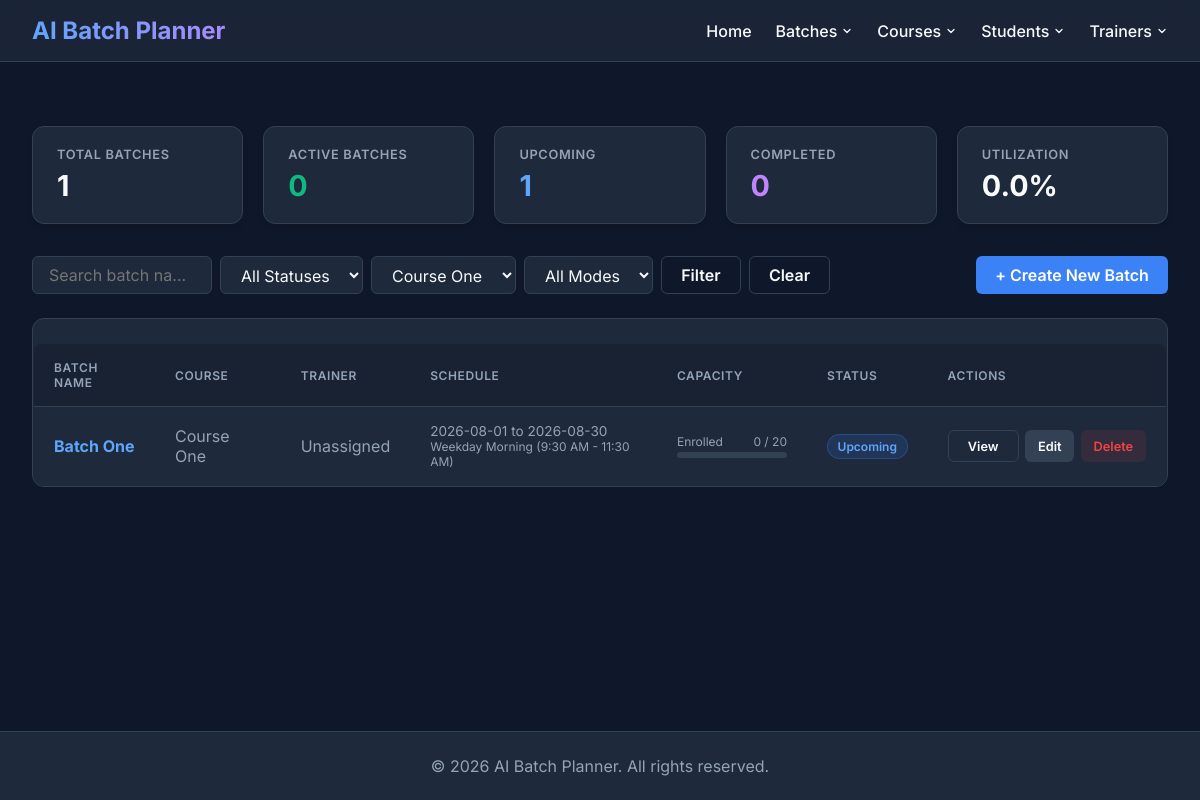
/batches?course_id=92, run on the app's committed database.
### tables this page shows
CREATE TABLE batch (
    batch_id INTEGER PRIMARY KEY AUTOINCREMENT,
    batch_code TEXT NOT NULL UNIQUE,
    batch_name TEXT NOT NULL,
    course_id INTEGER NOT NULL,
    trainer_id INTEGER,
    start_date TEXT NOT NULL,
    end_date TEXT NOT NULL,
    slot_type TEXT NOT NULL CHECK(slot_type IN (
        'Weekday Morning (9:30 AM - 11:30 AM)',
        'Weekday Midday (11:45 AM - 1:45 PM)',
        'Weekday Afternoon (2:45 PM - 4:45 PM)',
        'Weekday Evening (5:00 PM - 7:00 PM)',
        'Weekend Full Day (10:00 AM - 4:00 PM)',
        'Custom'
    )),
    start_time TEXT,
    end_time TEXT,
    mode TEXT NOT NULL DEFAULT 'Offline' CHECK(mode IN ('Online', 'Offline', 'Hybrid')),
    location TEXT,
    max_capacity INTEGER NOT NULL DEFAULT 30 CHECK(max_capacity > 0),
    enrolled_count INTEGER NOT NULL DEFAULT 0 CHECK(enrolled_count >= 0),
    status TEXT NOT NULL DEFAULT 'Upcoming' CHECK(status IN ('Upcoming', 'In Progress', 'Completed', 'On Hold', 'Cancelled')),
    description TEXT,
    created_at TIMESTAMP DEFAULT CURRENT_TIMESTAMP,
    updated_at TIMESTAMP DEFAULT CURRENT_TIMESTAMP,
    created_by TEXT,
    updated_by TEXT,
    FOREIGN KEY (course_id) REFERENCES Course(id) ON DELETE RESTRICT,
    FOREIGN KEY (trainer_id) REFERENCES trainer(trainer_id) ON DELETE SET NULL
);

### routes/batch_routes.py (the view)
@batch_bp.route("/batches")
def list_batches():
    status = request.args.get("status")
    course_id = request.args.get("course_id")
    trainer_id = request.args.get("trainer_id")
    mode = request.args.get("mode")
    search = request.args.get("search")
    batches = batch_service.get_all_batches(
        status=status,
        course_id=course_id,
        trainer_id=trainer_id,
        mode=mode,
        search=search
    )
    stats = batch_service.get_statistics()
    courses = course_service.get_active_courses()
    trainers = [t for t in get_all_trainers() if t.get('status') == 'Active']
    return render_template(
        "batches.html",
        batches=batches,
        stats=stats,
        courses=courses,
        trainers=trainers,
        selected_status=status or "",
        selected_course=course_id or "",
        selected_trainer=trainer_id or "",
        selected_mode=mode or "",
        search_query=search or ""
    )

### database/db.py (called while the page is built)
def get_connection():
    connection = sqlite3.connect(DATABASE_NAME)
    connection.row_factory = sqlite3.Row
    connection.execute("PRAGMA foreign_keys = ON")
    return connection

### models/batch.py (called while the page is built)
    def get_connection(self):
        conn = sqlite3.connect(DB_PATH)
        conn.row_factory = sqlite3.Row
        conn.execute("PRAGMA foreign_keys = ON")
        return conn

### models/course.py (called while the page is built)
    def get_connection(self):
        conn = sqlite3.connect(DB_PATH)
        conn.row_factory = sqlite3.Row
        return conn

    def get_active_courses(self):
        return self.get_courses_by_status("Active")

    def get_courses_by_status(self, status):
        conn = self.get_connection()
        rows = conn.execute("SELECT * FROM Course WHERE status=? ORDER BY course_name",(status,)).fetchall()
        conn.close()
        return [dict(r) for r in rows]

### models/trainer.py (called while the page is built)
def get_all_trainers():
    connection = get_connection()
    try:
        cursor = connection.cursor()
        query = """
            SELECT
                trainer_id,
                full_name,
                email,
                phone,
                skills,
                qualifications,
                experience,
                date_of_joining,
                previous_experience,
                status,
                created_at,
                updated_at,
                created_by,
                updated_by
            FROM trainer
            ORDER BY full_name ASC
        """
        cursor.execute(query)
        return cursor.fetchall()
    finally:
        connection.close()

### services/batch_service.py (called while the page is built)
    def get_all_batches(self, status=None, course_id=None, trainer_id=None, mode=None, search=None):
        return self.batch_model.get_all_batches(
            status=status,
            course_id=course_id,
            trainer_id=trainer_id,
            mode=mode,
            search=search
        )

    def get_statistics(self):
        return self.batch_model.get_statistics()

### services/course_service.py (called while the page is built)
    def get_active_courses(self):
        return self.course_model.get_active_courses()

### templates/batches.html (shortened to what this page needs)
{% extends 'base.html' %}
{% block content %}
<div class="stats-grid">
    <div class="stat-card">
        <div class="stat-title">Total Batches</div>
        <div class="stat-value">{{ stats.total_batches }}</div>
    </div>
    <div class="stat-card">
        <div class="stat-title">Active Batches</div>
        <div class="stat-value" style="color: var(--success);">{{ stats.active_batches }}</div>
    </div>
    <div class="stat-card">
        <div class="stat-title">Upcoming</div>
        <div class="stat-value" style="color: #60a5fa;">{{ stats.upcoming_batches }}</div>
    </div>
    <div class="stat-card">
        <div class="stat-title">Completed</div>
        <div class="stat-value" style="color: #c084fc;">{{ stats.completed_batches }}</div>
    </div>
    <div class="stat-card">
        <div class="stat-title">Utilization</div>
        <div class="stat-value">{{ stats.capacity_utilization }}%</div>
    </div>
</div>
<div class="toolbar">
    <form class="search-form" action="{{ url_for('batch_bp.list_batches') }}" method="GET">
        <input type="text" name="search" class="input-control" placeholder="Search batch name..."
            value="{{ search_query }}">
        <select name="status" class="input-control">
            <option value="">All Statuses</option>
        </select>
        <select name="course_id" class="input-control">
            {% for c in courses %}
            <option value="{{ c.id }}" {% if selected_course == c.id|string %}selected{% endif %}>{{ c.course_name }}</option>
            {% endfor %}
        </select>
        <select name="mode" class="input-control">
            <option value="">All Modes</option>
        </select>
        <button type="submit" class="btn btn-outline">Filter</button>
        {% if search_query or selected_status or selected_course or selected_mode %}
        <a href="{{ url_for('batch_bp.list_batches') }}" class="btn btn-outline">Clear</a>
        {% endif %}
    </form>
    <a href="{{ url_for('batch_bp.create_batch') }}" class="btn btn-primary">+ Create New Batch</a>
</div>
<div class="table-container">
    <table class="data-table">
        <thead>
            <tr>
                <th>Batch Name</th>
                <th>Course</th>
                <th>Trainer</th>
                <th>Schedule</th>
                <th>Capacity</th>
                <th>Status</th>
                <th>Actions</th>
            </tr>
        </thead>
        <tbody>
            {% for batch in batches %}
            <tr>
                <td style="font-weight: 500;">
                    <a href="{{ url_for('batch_bp.view_batch_details', batch_id=batch.batch_id) }}" class="batch-code-link">
                        {{ batch.batch_name }}
                    </a>
                </td>
                <td>{{ batch.course_name or 'Unassigned' }}</td>
                <td>{{ batch.trainer_name or 'Unassigned' }}</td>
                <td style="font-size: 0.85rem;">
                    <div>{{ batch.start_date }} to {{ batch.end_date }}</div>
                    <div style="color: var(--text-muted); font-size: 0.75rem;">{{ batch.slot_type }}</div>
                </td>
                <td>
                    <div class="capacity-wrapper">
                        <div class="capacity-label">
                            <span>Enrolled</span>
                            <span>{{ batch.enrolled_count }} / {{ batch.max_capacity }}</span>
                        </div>
                        {% set pct = (batch.enrolled_count / batch.max_capacity * 100)|round|int if batch.max_capacity > 0 else 0 %}
                        <div class="progress-bar-bg">
                        </div>
                    </div>
                </td>
                <td>
                    {% set status_class = 'status-' ~ batch.status.lower().replace(' ', '-') %}
                    <span class="badge {{ status_class }}">{{ batch.status }}</span>
                </td>
                <td>
                    <div class="actions-group">
                        <a href="{{ url_for('batch_bp.view_batch_details', batch_id=batch.batch_id) }}" class="btn btn-outline" style="height: 32px; font-size: 0.8rem;">View</a>
                        <a href="{{ url_for('batch_bp.edit_batch', batch_id=batch.batch_id) }}" class="btn btn-secondary" style="height: 32px; font-size: 0.8rem;">Edit</a>
                        <form action="{{ url_for('batch_bp.delete_batch', batch_id=batch.batch_id) }}" method="POST" onsubmit="return confirm('Are you sure you want to delete this batch?');">
                            <button type="submit" class="btn btn-danger" style="height: 32px; font-size: 0.8rem;">Delete</button>
                        </form>
                    </div>
                </td>
            </tr>
            {% else %}
            <tr>
                <td colspan="7" style="text-align: center; color: var(--text-muted); padding: 3rem;">
                    No batches found. Click <strong>+ Create New Batch</strong> to get started.
                </td>
            </tr>
            {% endfor %}
        </tbody>
    </table>
</div>
{% endblock %}

### templates/base.html (style rules this page uses)
:root { --bg-color: #0f172a; --surface-color: #1e293b; --surface-hover: #334155; --primary: #3b82f6; --primary-hover: #2563eb; --text-main: #f8fafc; --text-muted: #94a3b8; --danger: #ef4444; --success: #10b981; --border: #334155; }
body { margin: 0; font-family: 'Inter', sans-serif; background-color: var(--bg-color); color: var(--text-main); display: flex; flex-direction: column; min-height: 100vh; }
form { display: flex; flex-direction: column; gap: 12px; max-width: 500px; }
input, select, textarea { padding: 10px 14px; background-color: var(--surface-color); border: 1px solid var(--border); border-radius: 8px; color: var(--text-main); font-size: 1rem; transition: border-color 0.2s; }
button { padding: 10px 15px; background-color: var(--primary); color: white; border: none; border-radius: 8px; cursor: pointer; font-size: 1rem; font-weight: 600; transition: background-color 0.2s; margin-top: 10px; }
.btn { display: inline-flex !important; align-items: center !important; justify-content: center !important; box-sizing: border-box !important; vertical-align: middle !important; margin: 0 !important; }
.search-form { display: inline-flex !important; flex-direction: row !important; flex-wrap: nowrap !important; align-items: center !important; gap: 0.5rem !important; max-width: none !important; }
.search-form input[type="text"], .search-form select { max-width: 180px !important; text-overflow: ellipsis !important; }
.search-form .input-control, .search-form select, .search-form input, .search-form button, .search-form .btn { margin: 0 !important; box-sizing: border-box !important; vertical-align: middle !important; }
.toolbar { display: flex !important; flex-wrap: nowrap !important; justify-content: space-between !important; align-items: center !important; }
table { width: 100%; border-collapse: collapse; margin-top: 1.5rem; background-color: var(--surface-color); border-radius: 8px; overflow: hidden; border: 1px solid var(--border); }
th, td { text-align: left; padding: 14px; border-bottom: 1px solid var(--border); }
th { background-color: rgba(30, 41, 59, 0.5); color: var(--text-main); font-weight: 600; }
td { color: var(--text-muted); }
tr:last-child td { border-bottom: none; }
a { color: var(--primary); text-decoration: none; font-weight: 500; transition: color 0.2s; }

### data on the page
batch: batch_name "Batch One", course_name "Course One", trainer_name "Unassigned", start_date "2026-08-01", end_date "2026-08-30", slot_type "Weekday Morning (9:30 AM - 11:30 AM)", enrolled_count "0", max_capacity "20", status "Upcoming"

### other printed values
{{ stats.total_batches }} "1"
{{ stats.active_batches }} "0"
{{ stats.upcoming_batches }} "1"
{{ stats.completed_batches }} "0"
{{ stats.capacity_utilization }} "0.0"
form field course_id "Course One"
